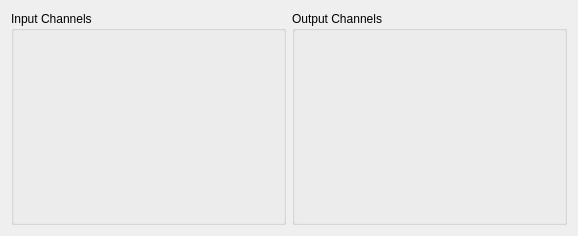
<?xml version="1.0" encoding="UTF-8"?>
<ui version="4.0">
 <class>VuDialog</class>
 <widget class="QDialog" name="VuDialog">
  <property name="geometry">
   <rect>
    <x>0</x>
    <y>0</y>
    <width>578</width>
    <height>236</height>
   </rect>
  </property>
  <property name="windowTitle">
   <string>Volume Levels</string>
  </property>
  <layout class="QHBoxLayout" name="horizontalLayout">
   <item>
    <widget class="QGroupBox" name="inputGroupBox">
     <property name="title">
      <string>Input Channels</string>
     </property>
    </widget>
   </item>
   <item>
    <widget class="QGroupBox" name="outputGroupBox">
     <property name="title">
      <string>Output Channels</string>
     </property>
    </widget>
   </item>
  </layout>
 </widget>
 <resources/>
 <connections/>
</ui>
